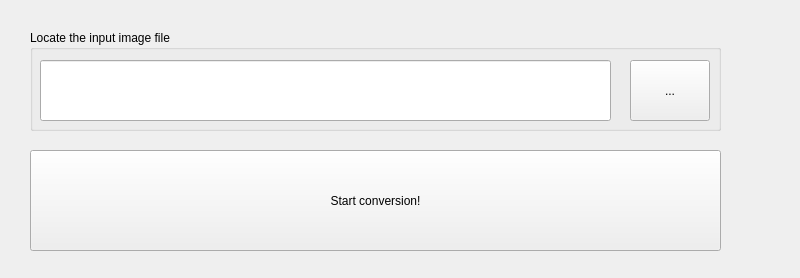
<?xml version="1.0" encoding="UTF-8"?>
<ui version="4.0">
 <class>Widget</class>
 <widget class="QWidget" name="Widget">
  <property name="geometry">
   <rect>
    <x>0</x>
    <y>0</y>
    <width>800</width>
    <height>278</height>
   </rect>
  </property>
  <property name="sizePolicy">
   <sizepolicy hsizetype="Fixed" vsizetype="Fixed">
    <horstretch>0</horstretch>
    <verstretch>0</verstretch>
   </sizepolicy>
  </property>
  <property name="minimumSize">
   <size>
    <width>800</width>
    <height>278</height>
   </size>
  </property>
  <property name="maximumSize">
   <size>
    <width>800</width>
    <height>278</height>
   </size>
  </property>
  <property name="windowTitle">
   <string>BMP to STR converter</string>
  </property>
  <widget class="QGroupBox" name="groupBox">
   <property name="geometry">
    <rect>
     <x>30</x>
     <y>30</y>
     <width>691</width>
     <height>101</height>
    </rect>
   </property>
   <property name="title">
    <string>Locate the input image file</string>
   </property>
   <widget class="QLineEdit" name="lineEdit_InputFileLocation">
    <property name="geometry">
     <rect>
      <x>10</x>
      <y>30</y>
      <width>571</width>
      <height>61</height>
     </rect>
    </property>
   </widget>
   <widget class="QPushButton" name="pushButtonInputImageFile">
    <property name="geometry">
     <rect>
      <x>600</x>
      <y>30</y>
      <width>80</width>
      <height>61</height>
     </rect>
    </property>
    <property name="text">
     <string>...</string>
    </property>
   </widget>
  </widget>
  <widget class="QPushButton" name="pushButtonStartConversion">
   <property name="geometry">
    <rect>
     <x>30</x>
     <y>150</y>
     <width>691</width>
     <height>101</height>
    </rect>
   </property>
   <property name="text">
    <string>Start conversion!</string>
   </property>
  </widget>
 </widget>
 <resources/>
 <connections/>
</ui>
